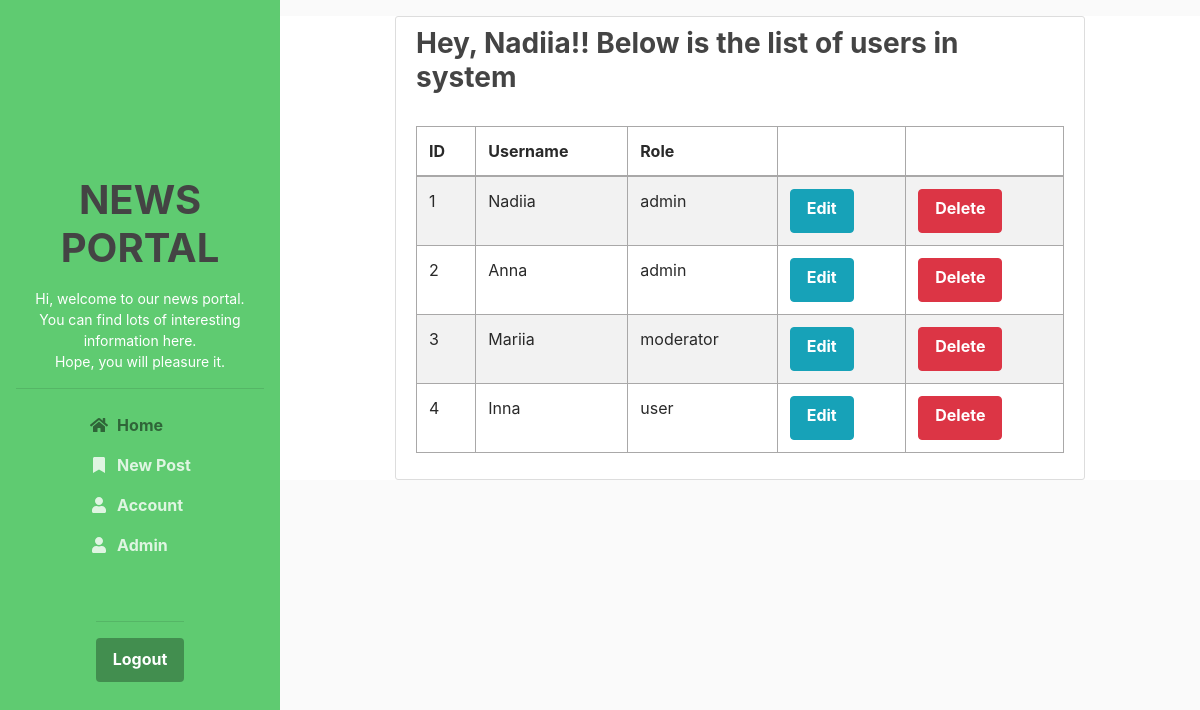
The page /admin/users-list (signed in) on the database its author committed.
### flasknews/models.py (models this page shows, shortened)
class User(db.Model, UserMixin):
    id = db.Column(db.Integer, primary_key=True)
    username = db.Column(db.String(20), unique=True, nullable=False)
    email = db.Column(db.String(120), unique=True, nullable=False)
    image_file = db.Column(db.String(20), nullable=False, default='default.png')
    password = db.Column(db.String(60), nullable=False)
    posts = db.relationship('Post', backref='author', lazy=True)
    comments = db.relationship('Comment', backref='author', lazy=True)
    about_me = db.Column(db.String(140))
    last_seen = db.Column(db.DateTime, default=datetime.utcnow)
    role = db.Column(db.String, default='user')
    def is_admin(self):
        return self.role == 'admin'

### flasknews/routes.py (the view)
@app.route('/admin/users-list')
@login_required
@restricted(role="admin")
def users_list_admin():
    users = User.query.all()
    return render_template('users-list-admin.html', users=users)

### flasknews/models.py (called while the page is built)
@login_manager.user_loader
def load_user(user_id):
    return User.query.get(int(user_id))

### flasknews/routes.py (called while the page is built)
def restricted(role):
    def decorator(func):
        @wraps(func)
        def wrapper(*args, **kwargs):
            if not current_user.role == 'admin':
                abort(403)
            return func(*args, **kwargs)
        return wrapper
    return decorator

@app.before_request
def before_request():
    if current_user.is_authenticated:
        current_user.last__seen = datetime.utcnow()
        db.session.commit()

### flasknews/templates/users-list-admin.html
{% extends 'layout.html' %}
{% block content %}
<div class="content-section content-section-main">
  <h3>Hey, {{ current_user.username }}!! Below is the list of users in system</h3>
  <br/>
  <table class="table table-striped table-bordered">
    <thead>
      <tr>
        <th>ID</th>
        <th>Username</th>
        <th>Role</th>
        <th></th>
        <th></th>
      </tr>
    </thead>
    <tbody>
      {% for user in users %}
        <tr>
          <td>{{ user.id }}</td>
          <td>{{ user.username }}</td>
          <td>{{ user.role }}</td>
          <td>
            <a href="{{ url_for('user_update_admin', id=user.id) }}" class="btn btn-info btn-xs">Edit</a>
          </td>
          <td>
            <a class="btn btn-danger btn-xs" href={{ url_for('user_delete_admin', id=user.id) }}>Delete</a>
          </td>
        </tr>
      {% endfor %}
    </tbody>
  </table>
</div>
{% endblock %}

### flasknews/static/css/custom.css (style rules this page uses)
body { background: #fafafa; color: #333333; margin-top: 1rem; }
h1, h2, h3, h4, h5, h6 { color: #444444; }
.content-section-main { background-color: white; padding: 10px 20px; border: 1px solid #dddddd; border-radius: 3px; margin-bottom: 20px; width: 75%; margin-left: auto; margin-right: auto; }

### rows shown on the page
User: username "Nadiia", id "1", role "admin"
User: id "2", username "Anna", role "admin"
User: id "3", username "Mariia", role "moderator"
User: id "4", username "Inna", role "user"
